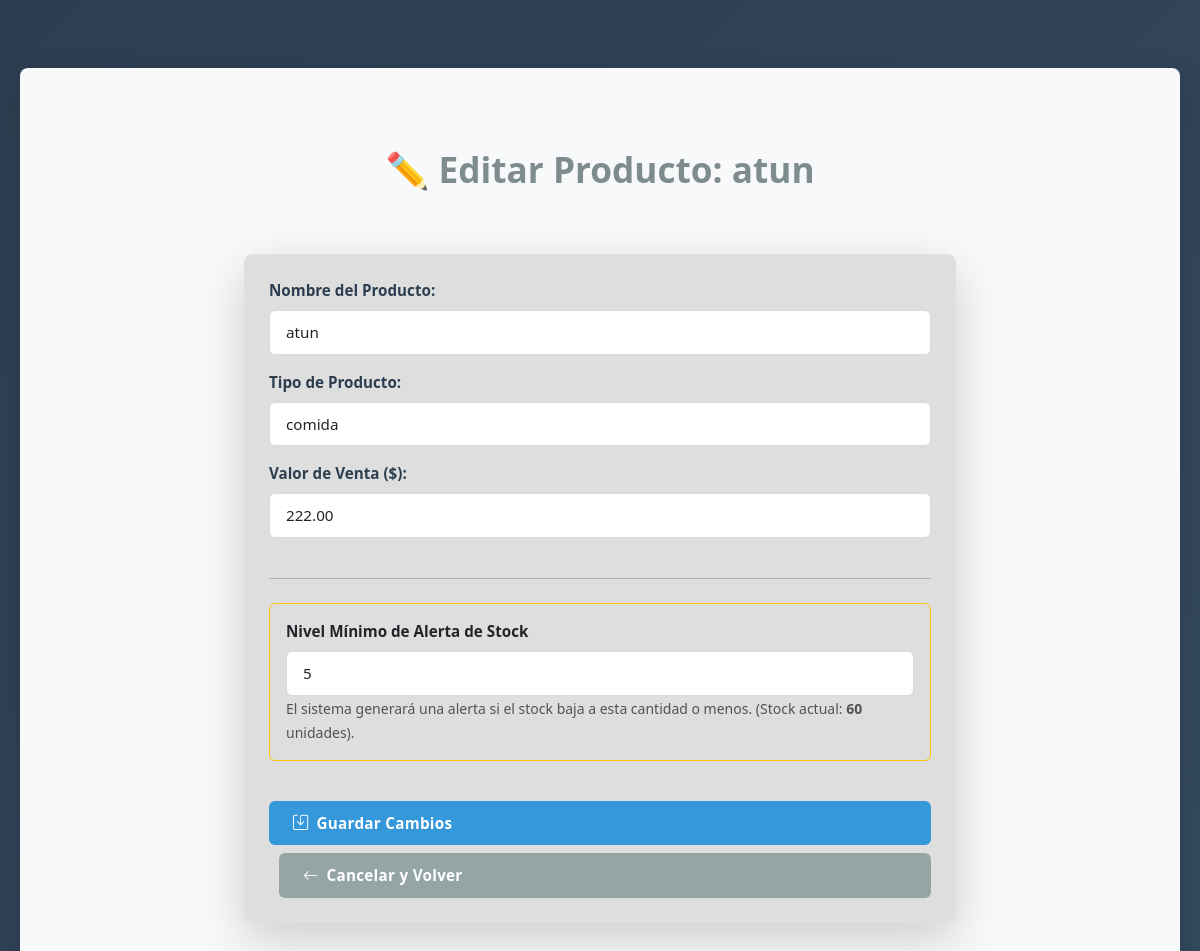
Screenshot of /producto/editar/1/ with the database file from the repository.
### stock/models.py (models this page shows, shortened)
class Producto(models.Model):
    nombre = models.CharField(max_length=100)
    tipo = models.ForeignKey(TipoProducto, on_delete=models.CASCADE)
    cantidad = models.PositiveIntegerField(default=0)
    valor = models.DecimalField(max_digits=10, decimal_places=2)
    umbral_alerta = models.PositiveIntegerField(
        default=5, # Valor por defecto que el usuario puede cambiar
        verbose_name="Stock Mínimo de Alerta"
    )
    fecha_modificacion = models.DateTimeField(auto_now=True)

class TipoProducto(models.Model):
    nombre = models.CharField(max_length=100, unique=True)

### stock/views.py (the view, shortened to what this page needs)
# urls.py: path('producto/editar/<int:producto_id>/', views.editar_producto, name='editar_producto'),
def editar_producto(request, producto_id):
    producto = get_object_or_404(Producto, id=producto_id)
    tipos = TipoProducto.objects.all()
    return render(request, 'editar_producto.html', {
        'producto': producto,
        'tipos': tipos
    })

### stock/templates/editar_producto.html (shortened to what this page needs)
{% load static %}
<!DOCTYPE html>
<html lang="es">
<head>
    <link rel="stylesheet" href="{% static 'css/bootstrap.min.css' %}">
    <link rel="stylesheet" href="{% static 'css/style.css' %}">
    <link rel="stylesheet" href="https://cdn.jsdelivr.net/npm/bootstrap-icons@1.11.3/font/bootstrap-icons.min.css">
</head>
<body class="bg-light">
<div class="container mt-5">
    <h1 class="mb-4 text-center">✏️ Editar Producto: {{ producto.nombre }}</h1>
    <div class="row justify-content-center">
        <div class="col-md-8">
            <form method="POST" class="card shadow-lg p-4">
                <div class="mb-3">
                    <label for="nombre" class="form-label fw-bold">Nombre del Producto:</label>
                    <input type="text" class="form-control" id="nombre" name="nombre" value="{{ producto.nombre }}" required>
                </div>
                <div class="mb-3">
                    <label for="tipo" class="form-label fw-bold">Tipo de Producto:</label>
                    <select class="form-control" id="tipo" name="tipo" required>
                        {% for tipo in tipos %}
                            <option value="{{ tipo.id }}" {% if tipo.id == producto.tipo_id %}selected{% endif %}>
                                {{ tipo.nombre }}
                            </option>
                        {% endfor %}
                    </select>
                </div>
                <div class="mb-3">
                    <label for="valor" class="form-label fw-bold">Valor de Venta ($):</label>
                    <input type="number" step="0.01" class="form-control" id="valor" name="valor" value="{{ producto.valor }}" required min="0.01">
                </div>
                <hr class="my-4">
                <div class="p-3 mb-3 border border-warning rounded bg-light-warning">
                    <label for="umbral_alerta" class="form-label fw-bold text-dark">
                        Nivel Mínimo de Alerta de Stock
                    </label>
                    <input type="number" min="0" class="form-control form-control-lg" id="umbral_alerta" name="umbral_alerta" value="{{ producto.umbral_alerta }}" required>
                    <small class="form-text text-muted mt-2">
                        El sistema generará una alerta si el stock baja a esta cantidad o menos.
                        (Stock actual: <span class="fw-bold">{{ producto.cantidad }}</span> unidades).
                    </small>
                </div>
                <div class="d-grid gap-2 mt-4">
                    <button type="submit" class="btn btn-primary btn-lg">
                        <i class="bi bi-save"></i> Guardar Cambios
                    </button>
                    <a href="{% url 'lista_productos' %}" class="btn btn-secondary">
                        <i class="bi bi-arrow-left"></i> Cancelar y Volver
                    </a>
                </div>
            </form>
        </div>
    </div>
</div>
</body>
</html>

### stock/static/css/style.css (style rules this page uses)
* { margin: 0; padding: 0; box-sizing: border-box; }
body { font-family: 'Segoe UI', Roboto, 'Helvetica Neue', Arial, sans-serif; background: linear-gradient(135deg, #2c3e50 0%, #34495e 100%); min-height: 100vh; padding: 20px; color: #2c3e50; }
.container { background: #f8f9fa; border-radius: 8px; box-shadow: 0 8px 24px rgba(0, 0, 0, 0.15); padding: 40px; max-width: 1200px; margin: 0 auto; }
h1 { color: #1a252f; font-size: 2.2rem; font-weight: 600; margin-bottom: 30px; }
.btn { border-radius: 6px; padding: 11px 24px; font-weight: 600; letter-spacing: 0.3px; transition: all 0.2s ease; border: none; display: inline-flex; align-items: center; gap: 8px; text-decoration: none; font-size: 0.95rem; }
.btn-primary { background: #3498db; color: white; }
.btn-secondary { background: #95a5a6; color: white; }
.mb-3 { margin-bottom: 1rem; }
.mb-4 { margin-bottom: 1.5rem; }
.mt-4 { margin-top: 1.5rem; }
.mt-5 { margin-top: 3rem; }
.btn + .btn { margin-left: 10px; }
.card { border-radius: 8px; border: 1px solid #dee2e6; box-shadow: 0 2px 8px rgba(0, 0, 0, 0.08); background: #dedede; }
.p-4 { padding: 2rem; }
.form-control, select.form-control { border-radius: 6px; border: 1px solid #d1dce5; padding: 10px 16px; font-size: 0.95rem; transition: border-color 0.2s ease; background: white; }
label { font-weight: 600; color: #2c3e50; margin-bottom: 8px; display: block; font-size: 0.95rem; }
.text-center { text-align: center; color: #7f8c8d; padding: 40px 20px; }
.bg-light { background-color: transparent !important; }

### rows the page displays
Producto: nombre "atun", tipo "comida", valor "222.00", umbral_alerta "5", cantidad "60"
